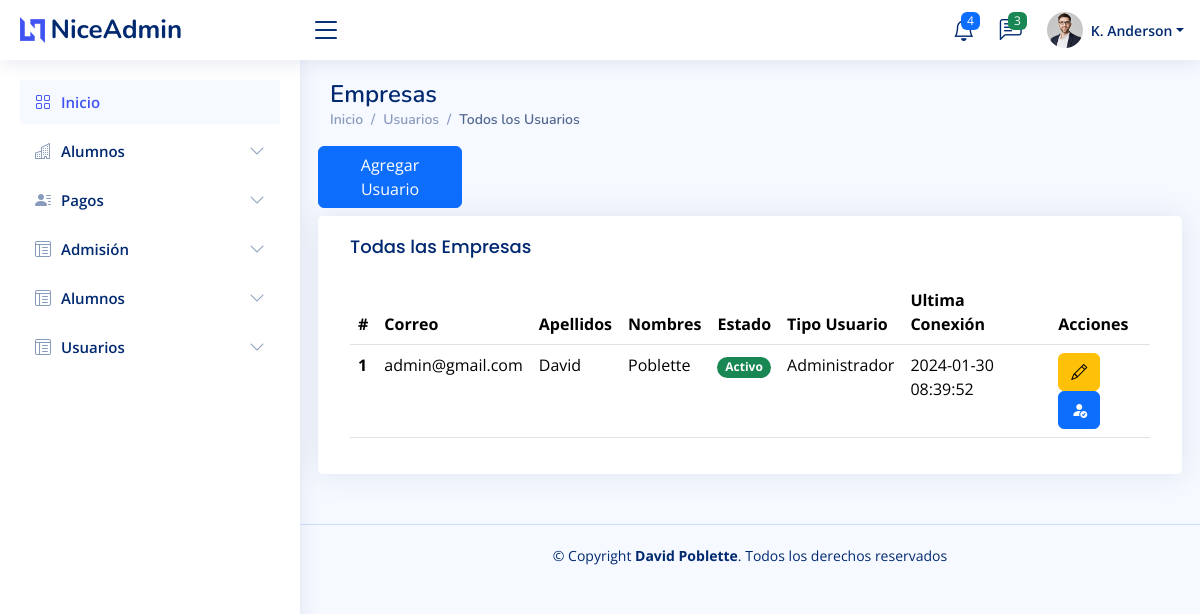
Page /usuarios (signed in) on the earlier database version.
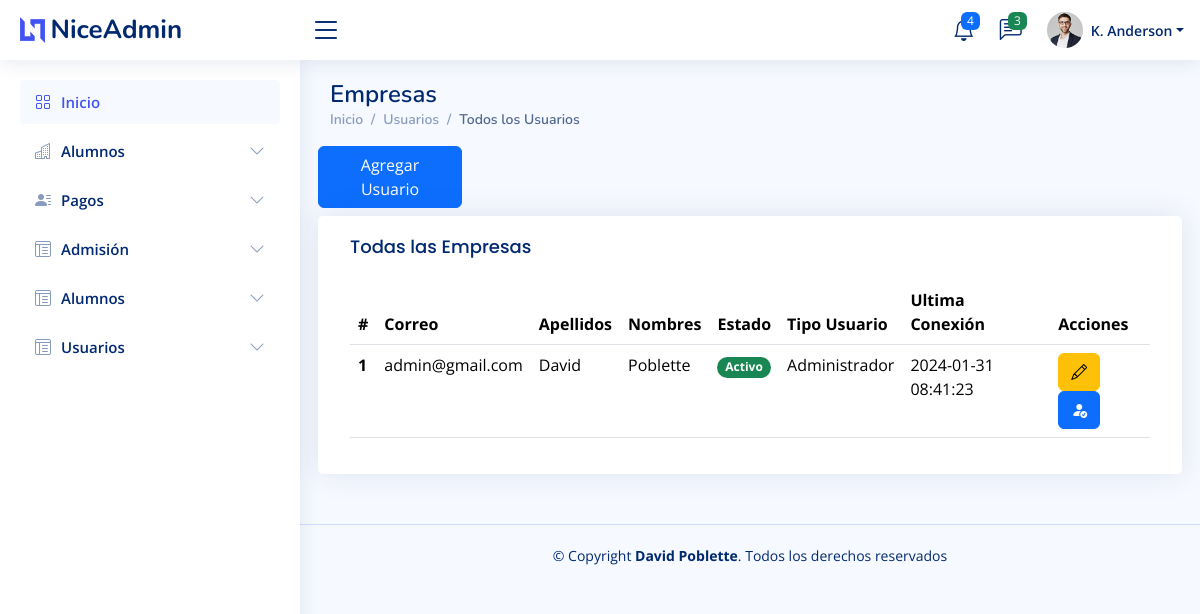
Same page on the later database version.
### tables this page shows
CREATE TABLE `usuario`  (
  `idUsuario` int NOT NULL AUTO_INCREMENT,
  `idTipoUsuario` int NOT NULL,
  `correoUsuario` varchar(150) NOT NULL,
  `password` varchar(200) NOT NULL,
  `nombreUsuario` varchar(150) NOT NULL,
  `apellidoUsuario` varchar(150) NOT NULL,
  `dniUsuario` varchar(20) NOT NULL,
  `estadoUsuario` int NOT NULL,
  `ultimaConexion` datetime NOT NULL,
  `fechaCreacion` datetime NOT NULL,
  `fechaActualizacion` datetime NOT NULL,
  PRIMARY KEY (`idUsuario`) USING BTREE,
  INDEX `fk_usuario_tipousuario`(`idTipoUsuario`) USING BTREE,
  CONSTRAINT `fk_usuario_tipousuario` FOREIGN KEY (`idTipoUsuario`) REFERENCES `tipo_usuario` (`idTipoUsuario`) ON DELETE RESTRICT ON UPDATE RESTRICT
);

CREATE TABLE `tipo_usuario`  (
  `idTipoUsuario` int NOT NULL AUTO_INCREMENT,
  `descripcionTipoUsuario` varchar(100) NOT NULL,
  `fechaCreacion` datetime NOT NULL,
  `fechaActualizacion` datetime NOT NULL,
  PRIMARY KEY (`idTipoUsuario`) USING BTREE
);

### controller/template.controller.php (called while the page is built, shortened)
<?php
class ControllerTemplate
{
  static public function ctrTemplate()
  {
    include "views/template.php";
  }
}

### index.php (called while the page is built, shortened)
<?php
require_once "controller/template.controller.php";
require_once "controller/funciones.controller.php";
require_once "controller/usuarios.controller.php";
require_once "controller/apoderado.controller.php";
require_once "model/usuarios.model.php";
$template = new ControllerTemplate();
$template -> ctrTemplate();

### controller/usuarios.controller.php (called while the page is built, shortened)
<?php
class ControllerUsuarios
{
  public static function ctrGetAllUsuarios()
  {
    $tabla = "usuario";
    $listUsuarios = ModelUsuarios::mdlGetAllUsuarios($tabla);
    return $listUsuarios;
  }
}

### model/connection.php (called while the page is built)
<?php
class Connection
{
  public static function conn()
  {
    $link = new PDO("mysql:host=localhost;dbname=db_volta", "root", "");
    $link->exec("set names utf8");
    return $link;
  }
}

### model/usuarios.model.php (called while the page is built, shortened)
<?php
require_once "connection.php";
class ModelUsuarios
{
  public static function mdlGetAllUsuarios($tabla)
  {
    $statement = Connection::conn()->prepare("SELECT usuario.idUsuario, usuario.correoUsuario, usuario.nombreUsuario, usuario.apellidoUsuario, usuario.estadoUsuario, usuario.ultimaConexion, tipo_usuario.descripcionTipoUsuario FROM $tabla INNER JOIN tipo_usuario ON usuario.idTipoUsuario = tipo_usuario.idTipoUsuario");
    $statement->execute();
    return $statement->fetchAll();
  }
}

### views/modules/usuarios.php (the view, shortened to what this page needs)
<main id="main" class="main">
  <div class="pagetitle">
    <h1>Empresas</h1>
    <nav>
      <ol class="breadcrumb">
        <li class="breadcrumb-item"><a href="inicio">Inicio</a></li>
        <li class="breadcrumb-item"><a href="usuarios">Usuarios</a></li>
        <li class="breadcrumb-item active">Todos los Usuarios</li>
      </ol>
    </nav>
  </div>
  <section class="section dashboard">
    <div class="row">
      <div class="col-lg-2">
        <div class="row mb-2">
          <button type="button" class="btn btn-primary" data-bs-toggle="modal" data-bs-target="#agregarUsuario">Agregar Usuario</button>
        </div>
      </div>
      <div class="col-lg-12">
        <div class="row">
          <div class="card">
            <div class="card-body">
              <h5 class="card-title">Todas las Empresas</h5>
              <table class="table datatable">
                <thead>
                  <tr>
                    <th scope="col">#</th>
                    <th scope="col">Correo</th>
                    <th scope="col">Apellidos</th>
                    <th scope="col">Nombres</th>
                    <th scope="col">Estado</th>
                    <th scope="col">Tipo Usuario</th>
                    <th scope="col">Ultima Conexión</th>
                    <th scope="col">Acciones</th>
                  </tr>
                </thead>
                <tbody>
                  <?php
                  $listaUsuarios = ControllerUsuarios::ctrGetAllUsuarios();
                  foreach ($listaUsuarios as $key => $value) {
                    echo '
                    <tr>
                      <th scope="row">' . ($key + 1) . '</th>
                      <td>' . ($value["correoUsuario"]) . '</td>
                      <td>' . ($value["nombreUsuario"]) . '</td>
                      <td>' . ($value["apellidoUsuario"]) . '</td>
                      <td>' . ControllerFunciones::getEstadoUsuarios($value["estadoUsuario"]) . '</td>
                      <td>' . ($value["descripcionTipoUsuario"]) . '</td>
                      <td>' . ($value["ultimaConexion"]) . '</td>
                      <td>
                        <button type="button" class="btn btn-warning btnEditarUsuario" data-bs-toggle="modal" data-bs-target="#editarUsuario" codUsuario="' . ($value["idUsuario"]) . '"><i class="bi bi-pencil"></i></button>
                        <button type="button" class="btn btn-primary btnActualizarUsuario" codUsuario="' . ($value["idUsuario"]) . '"><i class="bi bi-person-fill-check"></i></button>
                      </td>
                    </tr>
                    ';
                  }
                  ?>
                </tbody>
              </table>
            </div>
          </div>
        </div>
      </div>
    </div>
  </section>
</main>

### controller/funciones.controller.php (shortened to what this page needs)
<?php
class ControllerFunciones
{
  public static function getEstadoUsuarios($stateValue)
  {
    if ($stateValue == 1) {
      $state = '<span class="badge rounded-pill bg-success">Activo</span>';
    }
    return $state;
  }
}

Differences in the rows shown:
changed usuario "admin@gmail.com": ultimaConexion "2024-01-30 08:39:52" → "2024-01-31 08:41:23"
